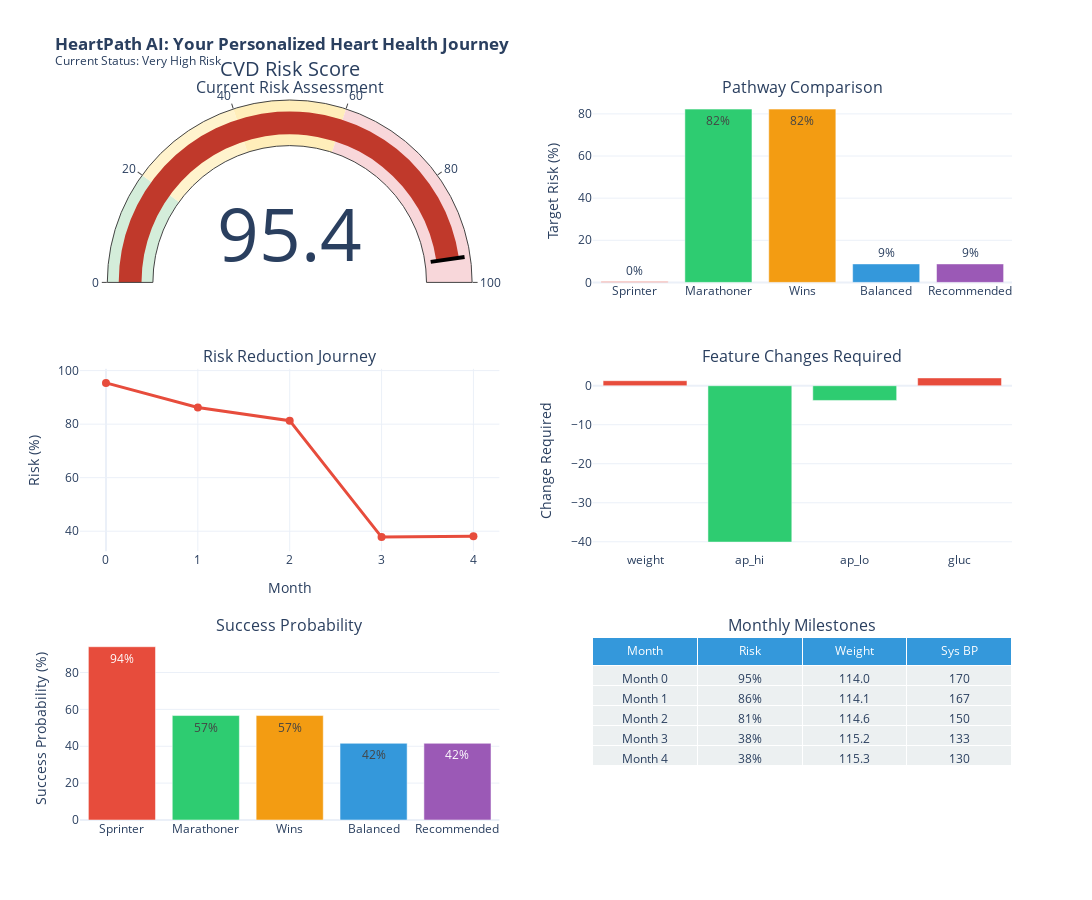

Notebook source saved alongside this figure:
### Markdown cell above
---
## 8. Interactive Demo

Putting it all together: Complete patient journey visualization.

### Code cell
def create_patient_journey_dashboard(patient_data, pathways, timeline):
    """
    Create comprehensive patient journey visualization.
    """
    # Calculate current risk
    current_risk = calculate_risk_score(patient_data)
    category, color = get_risk_category(current_risk)
    
    # Create figure with subplots
    fig = make_subplots(
        rows=3, cols=2,
        subplot_titles=(
            'Current Risk Assessment', 'Pathway Comparison',
            'Risk Reduction Journey', 'Feature Changes Required',
            'Success Probability', 'Monthly Milestones'
        ),
        specs=[
            [{'type': 'indicator'}, {'type': 'bar'}],
            [{'type': 'scatter'}, {'type': 'bar'}],
            [{'type': 'bar'}, {'type': 'table'}]
        ],
        vertical_spacing=0.12,
        horizontal_spacing=0.1
    )
    
    # 1. Risk Gauge
    fig.add_trace(
        go.Indicator(
            mode="gauge+number",
            value=current_risk,
            title={'text': "CVD Risk Score"},
            gauge={
                'axis': {'range': [0, 100]},
                'bar': {'color': color},
                'steps': [
                    {'range': [0, 20], 'color': '#d4edda'},
                    {'range': [20, 40], 'color': '#fff3cd'},
                    {'range': [40, 60], 'color': '#ffeeba'},
                    {'range': [60, 100], 'color': '#f8d7da'}
                ],
                'threshold': {
                    'line': {'color': "black", 'width': 4},
                    'thickness': 0.75,
                    'value': current_risk
                }
            }
        ),
        row=1, col=1
    )
    
    # 2. Pathway Comparison
    pathway_names = [p['name'].split(' ')[-1] for p in pathways]
    pathway_risks = [p['new_risk'] for p in pathways]
    pathway_colors = ['#e74c3c', '#2ecc71', '#f39c12', '#3498db', '#9b59b6']
    
    fig.add_trace(
        go.Bar(x=pathway_names, y=pathway_risks, marker_color=pathway_colors,
               text=[f"{r:.0f}%" for r in pathway_risks], textposition='auto'),
        row=1, col=2
    )
    
    # 3. Risk Reduction Journey
    months = [m['month'] for m in timeline]
    risks = [m['risk'] for m in timeline]
    
    fig.add_trace(
        go.Scatter(x=months, y=risks, mode='lines+markers',
                   line=dict(color='#e74c3c', width=3),
                   marker=dict(size=8)),
        row=2, col=1
    )
    
    # 4. Feature Changes
    recommended = [p for p in pathways if p['type'] == 'Optimal'][0]
    changes = []
    change_labels = []
    for feat in MODIFIABLE_FEATURES:
        orig = patient_data[feat]
        target = recommended['counterfactual'][feat]
        if abs(orig - target) > 0.1:
            changes.append(target - orig)
            change_labels.append(feat)
    
    colors_changes = ['#2ecc71' if c < 0 else '#e74c3c' for c in changes]
    fig.add_trace(
        go.Bar(x=change_labels, y=changes, marker_color=colors_changes),
        row=2, col=2
    )
    
    # 5. Success Probability
    success_probs = [p['success_probability']['adjusted_success_rate'] * 100 for p in pathways]
    fig.add_trace(
        go.Bar(x=pathway_names, y=success_probs, marker_color=pathway_colors,
               text=[f"{s:.0f}%" for s in success_probs], textposition='auto'),
        row=3, col=1
    )
    
    # 6. Milestones Table
    milestone_data = [[f"Month {m['month']}", f"{m['risk']:.0f}%", f"{m['weight']:.1f}", f"{m['ap_hi']:.0f}"]
                      for m in timeline[::max(1, len(timeline)//4)]]
    
    fig.add_trace(
        go.Table(
            header=dict(values=['Month', 'Risk', 'Weight', 'Sys BP'],
                        fill_color='#3498db', font=dict(color='white')),
            cells=dict(values=list(zip(*milestone_data)),
                       fill_color='#ecf0f1')
        ),
        row=3, col=2
    )
    
    # Update layout
    fig.update_layout(
        height=900,
        width=1100,
        title_text=f"<b>HeartPath AI: Your Personalized Heart Health Journey</b><br><sup>Current Status: {category}</sup>",
        showlegend=False,
        template='plotly_white'
    )
    
    fig.update_yaxes(title_text="Target Risk (%)", row=1, col=2)
    fig.update_yaxes(title_text="Risk (%)", row=2, col=1)
    fig.update_xaxes(title_text="Month", row=2, col=1)
    fig.update_yaxes(title_text="Change Required", row=2, col=2)
    fig.update_yaxes(title_text="Success Probability (%)", row=3, col=1)
    
    return fig


# Create dashboard
dashboard = create_patient_journey_dashboard(original_dict, pathways, timeline)
dashboard.show()

### Figure 1 — Plotly figure (JSON) as saved in the notebook; plotly's stock layout.template omitted (floating-point values rounded to 4 significant figures)
{"data": [{"domain": {"x": [0, 0.45], "y": [0.7467, 1]}, "gauge": {"axis": {"range": [0, 100]}, "bar": {"color": "#c0392b"}, "steps": [{"color": "#d4edda", "range": [0, 20]}, {"color": "#fff3cd", "range": [20, 40]}, {"color": "#ffeeba", "range": [40, 60]}, {"color": "#f8d7da", "range": [60, 100]}], "threshold": {"line": {"color": "black", "width": 4}, "thickness": 0.75, "value": 95.4}}, "mode": "gauge+number", "title": {"text": "CVD Risk Score"}, "type": "indicator", "value": 95.4}, {"marker": {"color": ["#e74c3c", "#2ecc71", "#f39c12", "#3498db", "#9b59b6"]}, "text": ["0%", "82%", "82%", "9%", "9%"], "textposition": "auto", "type": "bar", "x": ["Sprinter", "Marathoner", "Wins", "Balanced", "Recommended"], "xaxis": "x", "y": [0.3966, 82.26, 82.26, 8.776, 8.776], "yaxis": "y"}, {"line": {"color": "#e74c3c", "width": 3}, "marker": {"size": 8}, "mode": "lines+markers", "type": "scatter", "x": [0, 1, 2, 3, 4], "xaxis": "x2", "y": [95.4, 86.2, 81.3, 37.8, 38.1], "yaxis": "y2"}, {"marker": {"color": ["#e74c3c", "#2ecc71", "#2ecc71", "#e74c3c"]}, "type": "bar", "x": ["weight", "ap_hi", "ap_lo", "gluc"], "xaxis": "x3", "y": [1.288, -40.08, -3.774, 2], "yaxis": "y3"}, {"marker": {"color": ["#e74c3c", "#2ecc71", "#f39c12", "#3498db", "#9b59b6"]}, "text": ["94%", "57%", "57%", "42%", "42%"], "textposition": "auto", "type": "bar", "x": ["Sprinter", "Marathoner", "Wins", "Balanced", "Recommended"], "xaxis": "x4", "y": [93.98, 56.64, 56.64, 41.59, 41.59], "yaxis": "y4"}, {"cells": {"fill": {"color": "#ecf0f1"}, "values": [["Month 0", "Month 1", "Month 2", "Month 3", "Month 4"], ["95%", "86%", "81%", "38%", "38%"], ["114.0", "114.1", "114.6", "115.2", "115.3"], ["170", "167", "150", "133", "130"]]}, "domain": {"x": [0.55, 1], "y": [0, 0.2533]}, "header": {"fill": {"color": "#3498db"}, "font": {"color": "white"}, "values": ["Month", "Risk", "Weight", "Sys BP"]}, "type": "table"}], "layout": {"annotations": [{"font": {"size": 16}, "showarrow": false, "text": "Current Risk Assessment", "x": 0.225, "xanchor": "center", "xref": "paper", "y": 1, "yanchor": "bottom", "yref": "paper"}, {"font": {"size": 16}, "showarrow": false, "text": "Pathway Comparison", "x": 0.775, "xanchor": "center", "xref": "paper", "y": 1, "yanchor": "bottom", "yref": "paper"}, {"font": {"size": 16}, "showarrow": false, "text": "Risk Reduction Journey", "x": 0.225, "xanchor": "center", "xref": "paper", "y": 0.6267, "yanchor": "bottom", "yref": "paper"}, {"font": {"size": 16}, "showarrow": false, "text": "Feature Changes Required", "x": 0.775, "xanchor": "center", "xref": "paper", "y": 0.6267, "yanchor": "bottom", "yref": "paper"}, {"font": {"size": 16}, "showarrow": false, "text": "Success Probability", "x": 0.225, "xanchor": "center", "xref": "paper", "y": 0.2533, "yanchor": "bottom", "yref": "paper"}, {"font": {"size": 16}, "showarrow": false, "text": "Monthly Milestones", "x": 0.775, "xanchor": "center", "xref": "paper", "y": 0.2533, "yanchor": "bottom", "yref": "paper"}], "height": 900, "showlegend": false, "title": {"text": "<b>HeartPath AI: Your Personalized Heart Health Journey</b><br><sup>Current Status: Very High Risk</sup>"}, "width": 1100, "xaxis": {"anchor": "y", "domain": [0.55, 1]}, "xaxis2": {"anchor": "y2", "domain": [0, 0.45], "title": {"text": "Month"}}, "xaxis3": {"anchor": "y3", "domain": [0.55, 1]}, "xaxis4": {"anchor": "y4", "domain": [0, 0.45]}, "yaxis": {"anchor": "x", "domain": [0.7467, 1], "title": {"text": "Target Risk (%)"}}, "yaxis2": {"anchor": "x2", "domain": [0.3733, 0.6267], "title": {"text": "Risk (%)"}}, "yaxis3": {"anchor": "x3", "domain": [0.3733, 0.6267], "title": {"text": "Change Required"}}, "yaxis4": {"anchor": "x4", "domain": [0, 0.2533], "title": {"text": "Success Probability (%)"}}}}
